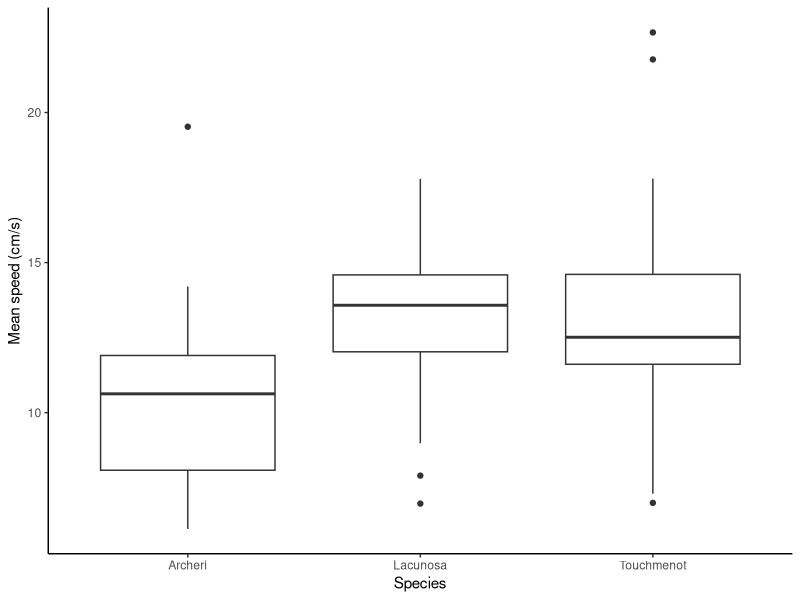
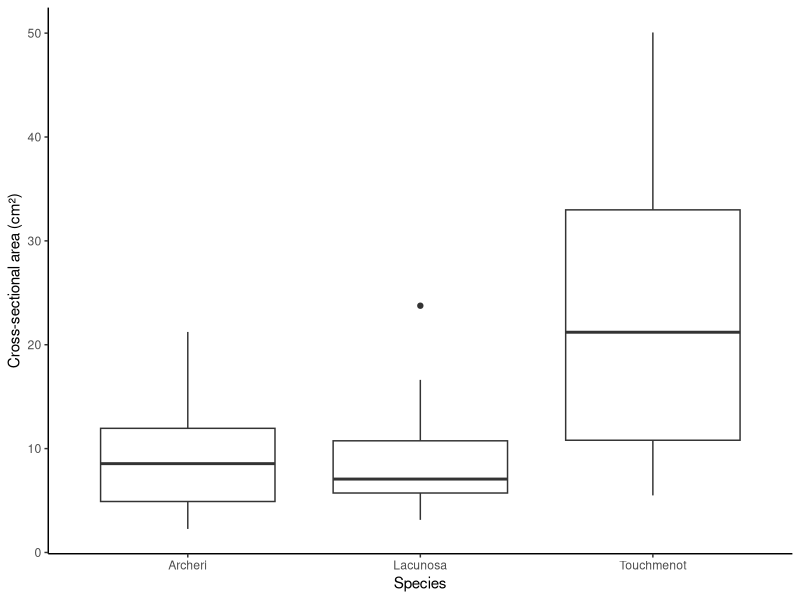
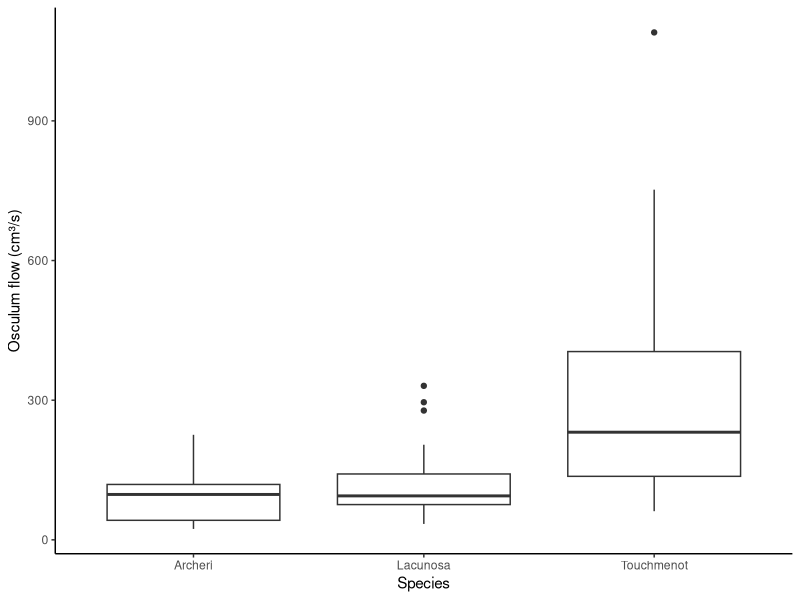
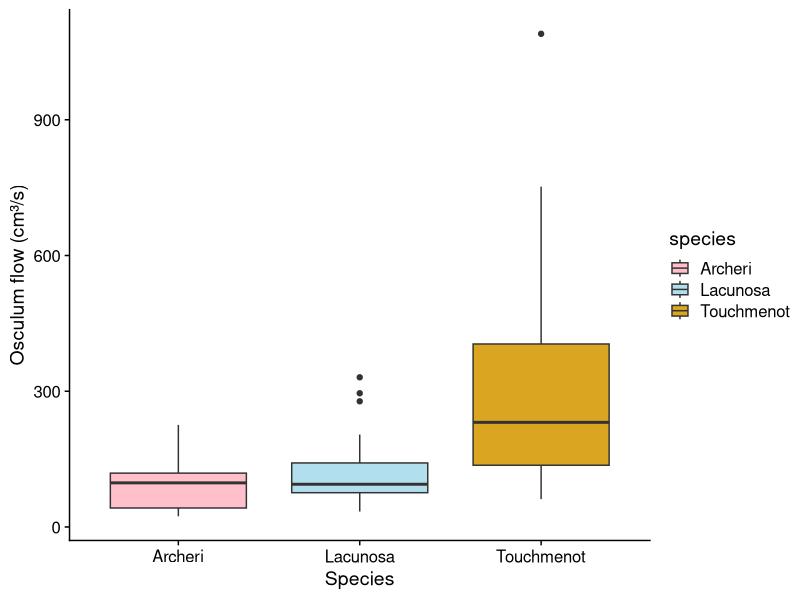

Here is the R script that generated these plots, in order:
library(dplyr)
library(ggplot2)
library(cowplot)
#Things to potentially flag:
#CA_S5_01 puff #4 is lagging edge
#DA_S35_02 puff #3 is lagging edge
#CA)S62)_O1 puff #5 is short (cut?)

sponge_flow <- read.csv("raw_data/sponge_tracks_12July2026.csv")
sponge_flow <- sponge_flow %>%
  mutate(across(c(t, x, y, r, v), as.numeric))

speed_perpuff <- sponge_flow %>%
  group_by(osculum_ID, tracking_num) %>%
  filter(osculum_ID != "") %>%
  summarise(
    abs_distance_cm = abs(last(r) - first(r)),
    time_elapsed_s  = last(t) - first(t),
    speed_cm_s      = abs_distance_cm / time_elapsed_s,
    .groups = "drop"
  )
print(speed_perpuff, n = Inf)
  #What is up with AB_S26_O3     puff        6? why so slow?

speed_mean <- speed_perpuff %>%
  group_by(osculum_ID) %>%
  summarise(
    mean_speed = mean(speed_cm_s, na.rm = TRUE),
    sd_speed   = sd(speed_cm_s, na.rm = TRUE),
    .groups = "drop"
  )
print(speed_mean, n = Inf)

#See if it matters trimming last cm off from each video
 #note, each video will still be variable in length via this trim
speed_perpuff_trimmed <- sponge_flow %>%
  filter(osculum_ID != "") %>%
  arrange(osculum_ID, tracking_num, t) %>%
  group_by(osculum_ID, tracking_num) %>%
  filter(r <= max(r) - 1) %>%
  summarise(
    abs_distance_cm = abs(last(r) - first(r)),
    time_elapsed_s  = last(t) - first(t),
    speed_cm_s      = abs_distance_cm / time_elapsed_s,
    .groups = "drop"
  )
comparison <- speed_perpuff %>%
  rename(speed_full = speed_cm_s) %>%
  left_join(
    speed_perpuff_trimmed %>% rename(speed_trimmed = speed_cm_s),
    by = c("osculum_ID", "tracking_num")
  )

comparison <- speed_perpuff %>%
  select(osculum_ID, tracking_num, speed_cm_s) %>%
  rename(speed_full = speed_cm_s) %>%
  left_join(
    speed_perpuff_trimmed %>% select(osculum_ID, tracking_num, speed_cm_s) %>% rename(speed_trimmed = speed_cm_s),
    by = c("osculum_ID", "tracking_num")
  )
print(comparison, n = Inf)
#Here you can see speed generally goes down a little bit if we cut off last cm

#Here, what is we trim to only keep first 2.5 cm max. This will make videos approximately hte same 
#length
speed_perpuff_2.5cm <- sponge_flow %>%
  filter(osculum_ID != "") %>%
  arrange(osculum_ID, tracking_num, t) %>%
  group_by(osculum_ID, tracking_num) %>%
  filter(r <= first(r) + 2.5) %>%
  summarise(
    abs_distance_cm = abs(last(r) - first(r)),
    time_elapsed_s  = last(t) - first(t),
    speed_cm_s      = abs_distance_cm / time_elapsed_s,
    .groups = "drop"
  )

comparison <- speed_perpuff %>%
  select(osculum_ID, tracking_num, speed_cm_s) %>%
  rename(speed_full = speed_cm_s) %>%
  left_join(
    speed_perpuff_trimmed %>% select(osculum_ID, tracking_num, speed_cm_s) %>% rename(speed_trimmed = speed_cm_s),
    by = c("osculum_ID", "tracking_num")
  ) %>%
  left_join(
    speed_perpuff_2.5cm %>% select(osculum_ID, tracking_num, speed_cm_s) %>% rename(speed_2.5cm = speed_cm_s),
    by = c("osculum_ID", "tracking_num")
  )
print(comparison)
cor(comparison[, c("speed_full", "speed_trimmed", "speed_2.5cm")], use = "complete.obs")

#Checking whether velocity changes in different video segments

velocity_profile <- sponge_flow %>%
  filter(osculum_ID != "", !is.na(v)) %>%
  arrange(osculum_ID, tracking_num, t) %>%
  group_by(osculum_ID, tracking_num) %>%
  mutate(
    obs_index  = row_number(),
    n_obs      = n(),
    rel_pos    = obs_index / n_obs,
    segment    = case_when(
      obs_index <= 3         ~ "early",
      obs_index >= n_obs - 5 ~ "late",
      TRUE                   ~ "middle"
    )
  ) %>%
  ungroup()

velocity_profile %>%
  #filter(segment != "middle") %>%
  group_by(segment) %>%
  summarise(mean_v = mean(v, na.rm = TRUE),
            sd_v   = sd(v, na.rm = TRUE))

#Interesting...overall, middle segment is slowest (marginally)
#I think we want to trim off first few tracks and last bit


## Read in sponge morphology data set
sponge_size <- read.csv("raw_data/sponge_size_data.csv")






#Join sponge size data for matching sponges
speed_mean <- speed_mean %>%
  left_join(sponge_size, by = c("osculum_ID" = "id"))

#Look at how many per species and make boxplot of mean speeds (note:
#this is DIFFERENT FROM FLOW!!)
speed_mean %>%
  count(species)

ggplot(speed_mean, aes(x = species, y = mean_speed)) +
  geom_boxplot() +
  labs(x = "Species", y = "Mean speed (cm/s)") +
  theme_classic()

#So far, particle velocity not sig different across three species
model <- aov(mean_speed ~ species, data = speed_mean)
summary(model)

#Ok, let's look at flow rate...this requires different columns for different species
#becaues they have different shapes.

speed_mean <- speed_mean %>%
  mutate(
    osc_diam1_cm = as.numeric(na_if(as.character(osc_diam1_cm), ".")),
    osc_diam2_cm = as.numeric(na_if(as.character(osc_diam2_cm), "."))
  )

#first calculator cross sectional area
speed_mean <- speed_mean %>%
  mutate(
    cross_sec_area = case_when(
      species %in% c("Archeri", "Lacunosa") ~ pi * (osc_diam1_cm/2)^2,
      species == "Touchmenot"               ~ pi * (osc_diam1_cm/2) * (osc_diam2_cm/2)
    )
  )
ggplot(speed_mean, aes(x = species, y = cross_sec_area)) +
  geom_boxplot() +
  labs(x = "Species", y = "Cross-sectional area (cm²)") +
  theme_classic()

#Now calculate flow, make box plot, and run anova
speed_mean <- speed_mean %>%
  mutate(osc_flow = cross_sec_area * mean_speed)
ggplot(speed_mean, aes(x = species, y = osc_flow)) +
  geom_boxplot() +
  labs(x = "Species", y = "Osculum flow (cm³/s)") +
  theme_classic()

ggplot(speed_mean, aes(x = species, y = osc_flow, fill = species)) +
  geom_boxplot()+
  labs(x = "Species", y = "Osculum flow (cm³/s)") +
  theme_classic() +
  scale_fill_manual(values = c("pink",
                        "lightblue2",
                        "goldenrod")) +
  theme_cowplot()

model_flow <- aov(osc_flow ~ species, data = speed_mean)
summary(model_flow)
TukeyHSD(model_flow)
##tmn is significantly higher than other two

#Think about applying correction of 0.5...look for old papers....
#we will also want to emphasize that this is about RELATIVE speed, not necessarily
#getting perfect measurement of flow!
